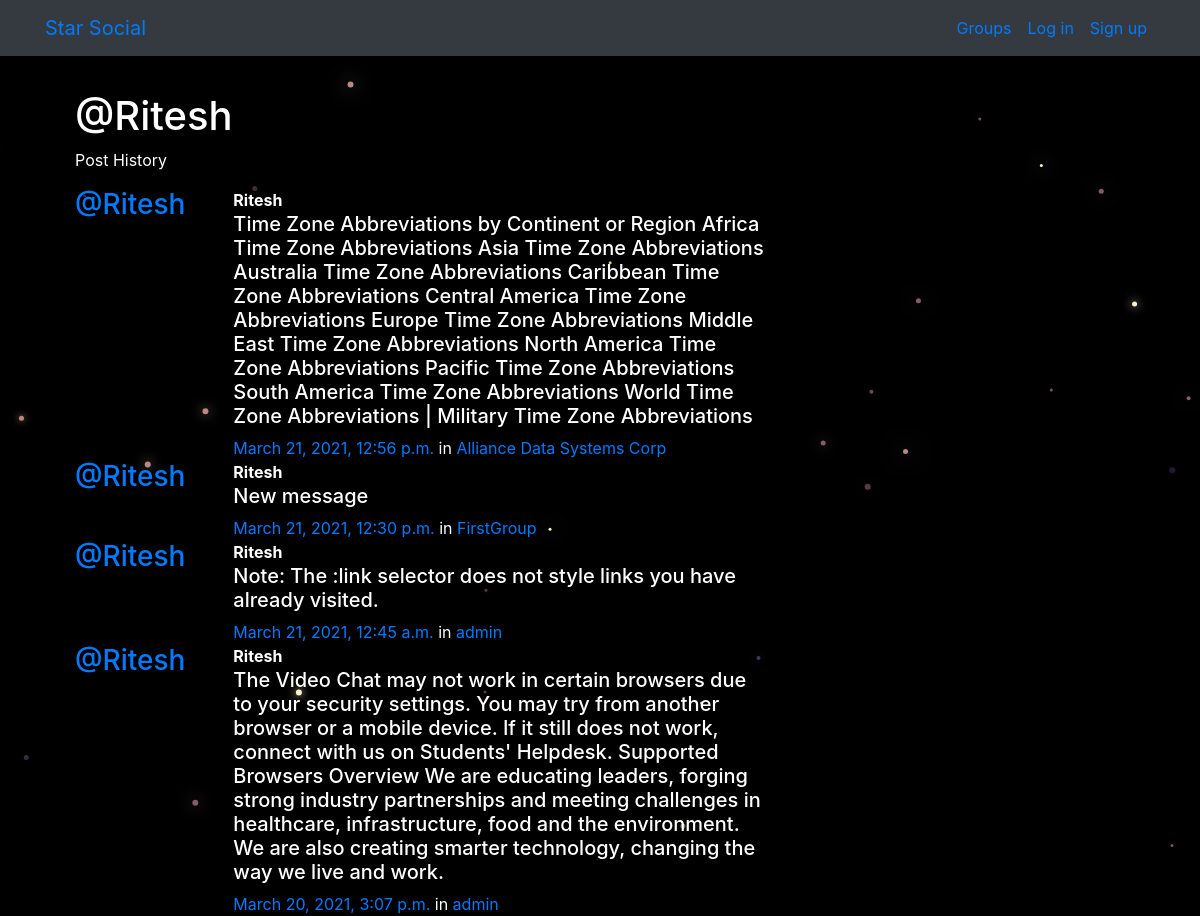
Page /posts/by/Ritesh/ on the committed database.
### posts/models.py (models this page shows, shortened)
class Post(models.Model):
    user = models.ForeignKey(User, related_name="posts",on_delete=models.CASCADE)
    created_at = models.DateTimeField(auto_now=True)
    message = models.TextField()
    message_html = models.TextField(editable=False)
    group = models.ForeignKey(Group, related_name="posts",null=True, blank=True,on_delete=models.CASCADE)
    class Meta:
        ordering = ["-created_at"]
        unique_together = ["user", "message"]

### groups/models.py (models this page shows, shortened)
class Group(models.Model):
    name = models.CharField(max_length=255, unique=True)
    slug = models.SlugField(allow_unicode=True, unique=True)
    description = models.TextField(blank=True, default='')
    description_html = models.TextField(editable=False, default='', blank=True)
    members = models.ManyToManyField(User,through="GroupMember")
    class Meta:
        ordering = ["name"]

### posts/views.py (the view)
# urls.py: path("by/<username>/",views.UserPosts.as_view(),name="for_user"),
class UserPosts(generic.ListView):
    model = models.Post
    template_name = "posts/user_post_list.html"
    def get_queryset(self):
        try:
            self.post_user = User.objects.prefetch_related("posts").get(
                username__iexact=self.kwargs.get("username")
            )
        except User.DoesNotExist:
            raise Http404
        else:
            return self.post_user.posts.all()
    def get_context_data(self, **kwargs):
        context = super().get_context_data(**kwargs)
        context["post_user"] = self.post_user
        return context

### posts/templates/posts/user_post_list.html
{% extends "posts/post_base.html" %}
{% block prepost %}
<div class="col-md-4">
	<h1>@{{ post_user.username }}</h1>
	<p>Post History</p>
</div>
{% endblock %}
{% block post_content %}
<div class="col-md-8">
	{% for post in post_list %}
		{% include "posts/_post.html" %}
	{% endfor %}
</div>
{% endblock %}

### posts/templates/posts/_post.html (shortened to what this page needs)
<div class="media">
	<h3 class="mr-5"><a href="{% url 'posts:for_user' username=post.user.username %}">@{{ post.user.username }}</a></h3>
	<div class="media-body">
		<strong>{{ post.user.username }}</strong>
		<h5>{{ post.message_html|safe }}</h5>
			<time class="time"><a href="{% url 'posts:single' username=post.user.username pk=post.pk %}">{{ post.created_at }}</a></time>
			{% if post.group %}
			<span class="group-name">in <a href="{% url 'groups:single' post.group.name %}">{{ post.group.name }}</a></span>
			{% endif %}
	</div>
</div>

### static/simplesocial/css/master.css (style rules this page uses)
body { margin: 0; overflow-x: hidden; background-color: black; color:white; }

### static/css/master.css (style rules this page uses)
h3,p { background: transparent; color: white; }

### rows in the picture
Post: user.username "Ritesh", message_html "Time Zone Abbreviations by Continent or Region Africa Time Zone Abbreviations Asia Time Zone Abbreviations Australia Time Zone Abbreviations Caribbean Time Zone Abbreviations Central America Time Zone Abbreviations Europe Time Zone Abbreviations Middle East Time Zone Abbreviations North America Time Zone Abbreviations Pacific Time Zone Abbreviations South America Time Zone Abbreviations World Time Zone Abbreviations | Military Time Zone Abbreviations", created_at "March 21, 2021, 12:56 p.m.", group.name "Alliance Data Systems Corp"
Post: user.username "Ritesh", message_html "New message", created_at "March 21, 2021, 12:30 p.m.", group.name "FirstGroup"
Post: user.username "Ritesh", message_html "Note: The :link selector does not style links you have already visited.", created_at "March 21, 2021, 12:45 a.m.", group.name "admin"
Post: user.username "Ritesh", message_html "The Video Chat may not work in certain browsers due to your security settings. You may try from another browser or a mobile device. If it still does not work, connect with us on Students' Helpdesk. Supported Browsers Overview We are educating leaders, forging strong industry partnerships and meeting challenges in healthcare, infrastructure, food and the environment. We are also creating smarter technology, changing the way we live and work.", created_at "March 20, 2021, 3:07 p.m.", group.name "admin"

### other values in the picture
{{ post_user.username }} "Ritesh"
